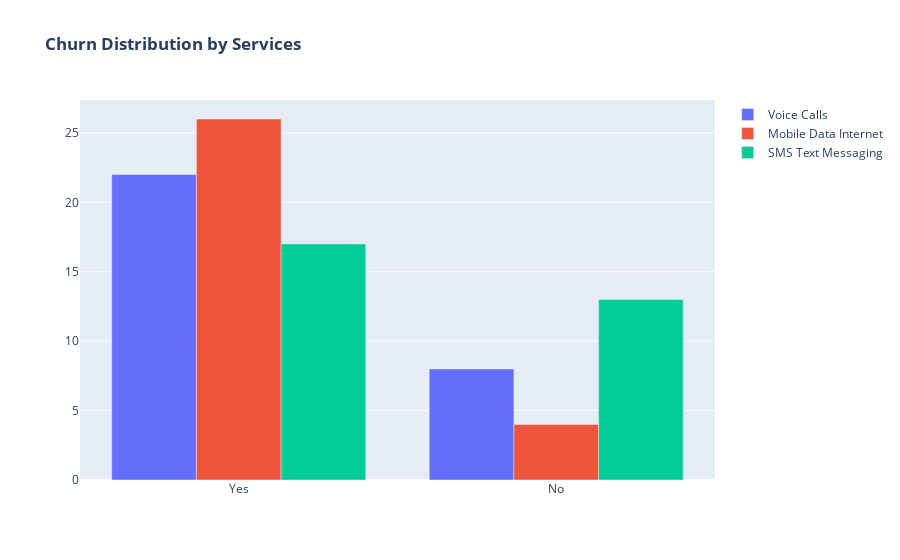

This figure's notebook cell:
### Markdown cell above
Churn Distribution w.r.t. Voice Calls, Mobile Data Internet, and SMS Text Messaging

### Code cell
# Create a list of unique values in the 'Churn' column
churn_values = ['Yes', 'No']
voice = data['Voice_Calls'].value_counts()
mobile_data = data['Mobile_Data_Internet'].value_counts()
SMS_messaging = data['SMS_Text_Messaging'].value_counts()
fig = go.Figure()

# Voice Calls
fig.add_trace(go.Bar(    
    x=churn_values,
    y=voice,
    name='Voice Calls'
))

# Mobile Data Internet
fig.add_trace(go.Bar(
    x=churn_values,
    y=mobile_data,
    name='Mobile Data Internet'
))

# SMS Text Messaging
fig.add_trace(go.Bar(
    x=churn_values,
    y=SMS_messaging,
    name='SMS Text Messaging'
))

fig.update_layout(title_text="<b>Churn Distribution by Services</b>")

fig.show()
# data['SMS_Text_Messaging'].value_counts()
# fig = go.Figure()

# fig.add_trace(go.Bar(
#   x = [['Churn:No', 'Churn:No', 'Churn:Yes', 'Churn:Yes'],
#        ["Female", "Male", "Female", "Male"]],
#   y = [965, 992, 219, 240],
#   name = 'DSL',
# ))

# fig.add_trace(go.Bar(
#   x = [['Churn:No', 'Churn:No', 'Churn:Yes', 'Churn:Yes'],
#        ["Female", "Male", "Female", "Male"]],
#   y = [889, 910, 664, 633],
#   name = 'Fiber optic',
# ))

# fig.add_trace(go.Bar(
#   x = [['Churn:No', 'Churn:No', 'Churn:Yes', 'Churn:Yes'],
#        ["Female", "Male", "Female", "Male"]],
#   y = [690, 717, 56, 57],
#   name = 'No Internet',
# ))

# fig.update_layout(title_text="<b>Churn Distribution w.r.t. Internet Service and Gender</b>")

# fig.show()

### Figure 1 — Plotly figure (JSON) as saved in the notebook; plotly's stock layout.template omitted (floating-point values rounded to 4 significant figures)
{"data": [{"name": "Voice Calls", "type": "bar", "x": ["Yes", "No"], "y": [22, 8]}, {"name": "Mobile Data Internet", "type": "bar", "x": ["Yes", "No"], "y": [26, 4]}, {"name": "SMS Text Messaging", "type": "bar", "x": ["Yes", "No"], "y": [17, 13]}], "layout": {"title": {"text": "<b>Churn Distribution by Services</b>"}}}
